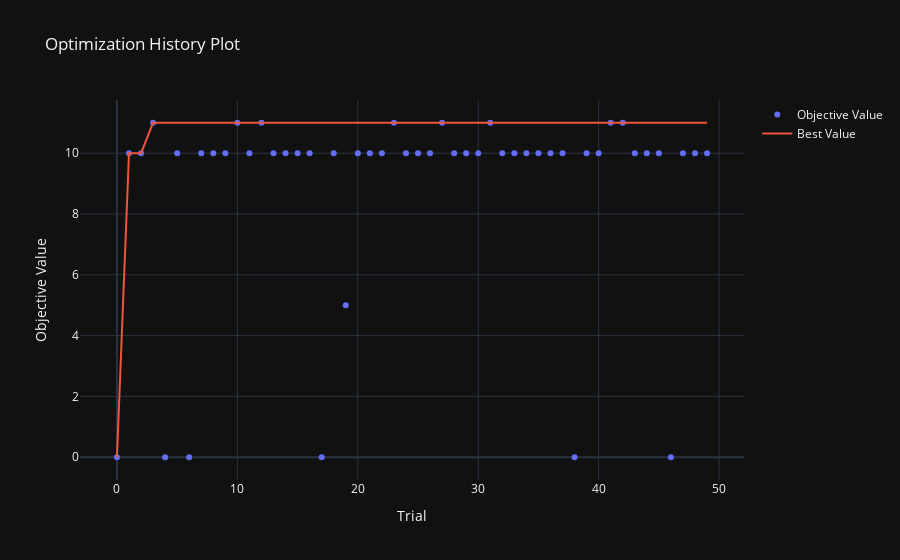

Source (notebook cell):
### Code cell
vis.plot_optimization_history(study)

### Figure 1 — Plotly figure (JSON) as saved in the notebook; plotly's stock layout.template omitted (floating-point values rounded to 4 significant figures)
{"data": [{"mode": "markers", "name": "Objective Value", "x": [0, 1, 2, 3, 4, 5, 6, 7, 8, 9, 10, 11, 12, 13, 14, 15, 16, 17, 18, 19, 20, 21, 22, 23, 24, 25, 26, 27, 28, 29, 30, 31, 32, 33, 34, 35, 36, 37, 38, 39, 40, 41, 42, 43, 44, 45, 46, 47, 48, 49], "y": [0.0, 10.0, 10.0, 11.0, 0.0, 10.0, 0.0, 10.0, 10.0, 10.0, 11.0, 10.0, 11.0, 10.0, 10.0, 10.0, 10.0, 0.0, 10.0, 5.0, 10.0, 10.0, 10.0, 11.0, 10.0, 10.0, 10.0, 11.0, 10.0, 10.0, 10.0, 11.0, 10.0, 10.0, 10.0, 10.0, 10.0, 10.0, 0.0, 10.0, 10.0, 11.0, 11.0, 10.0, 10.0, 10.0, 0.0, 10.0, 10.0, 10.0], "type": "scatter"}, {"mode": "lines", "name": "Best Value", "x": [0, 1, 2, 3, 4, 5, 6, 7, 8, 9, 10, 11, 12, 13, 14, 15, 16, 17, 18, 19, 20, 21, 22, 23, 24, 25, 26, 27, 28, 29, 30, 31, 32, 33, 34, 35, 36, 37, 38, 39, 40, 41, 42, 43, 44, 45, 46, 47, 48, 49], "y": [0.0, 10.0, 10.0, 11.0, 11.0, 11.0, 11.0, 11.0, 11.0, 11.0, 11.0, 11.0, 11.0, 11.0, 11.0, 11.0, 11.0, 11.0, 11.0, 11.0, 11.0, 11.0, 11.0, 11.0, 11.0, 11.0, 11.0, 11.0, 11.0, 11.0, 11.0, 11.0, 11.0, 11.0, 11.0, 11.0, 11.0, 11.0, 11.0, 11.0, 11.0, 11.0, 11.0, 11.0, 11.0, 11.0, 11.0, 11.0, 11.0, 11.0], "type": "scatter"}, {"marker": {"color": "#cccccc"}, "mode": "markers", "name": "Infeasible Trial", "showlegend": false, "x": [], "y": [], "type": "scatter"}], "layout": {"title": {"text": "Optimization History Plot"}, "xaxis": {"title": {"text": "Trial"}}, "yaxis": {"title": {"text": "Objective Value"}}}}
